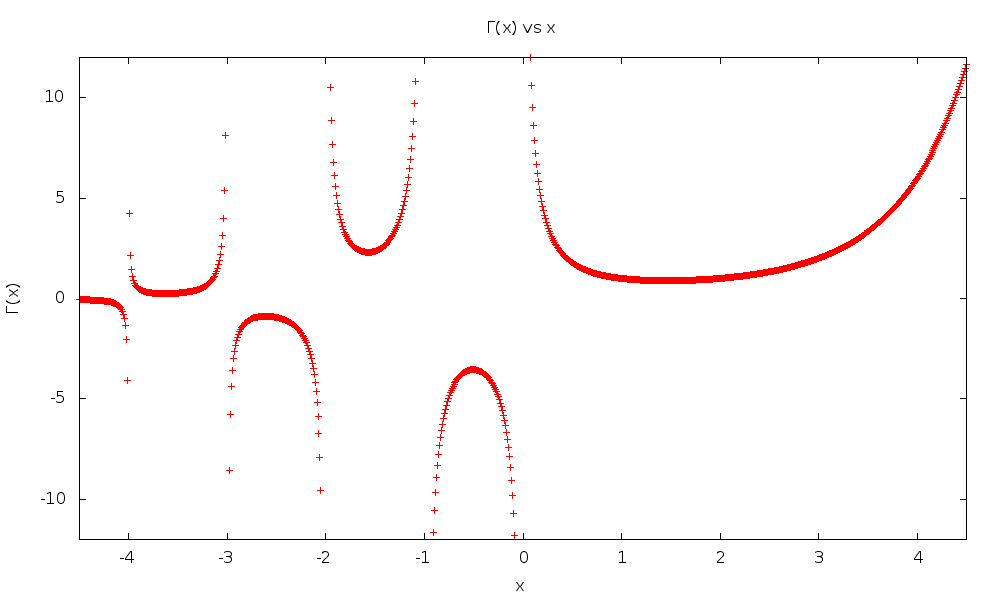

This figure's gnuplot source:
# gamma.plt
# Keith Herbert

set term png size 1000,600

gamma = 'my_gamma.out'

set xlabel "x"
set ylabel "Γ(x)"
set output "gamma.png"
set title "Γ(x) vs x"
set xrange [-4.5 : 4.5]
set yrange [-12 : 12]

plot gamma using 1:2 notitle